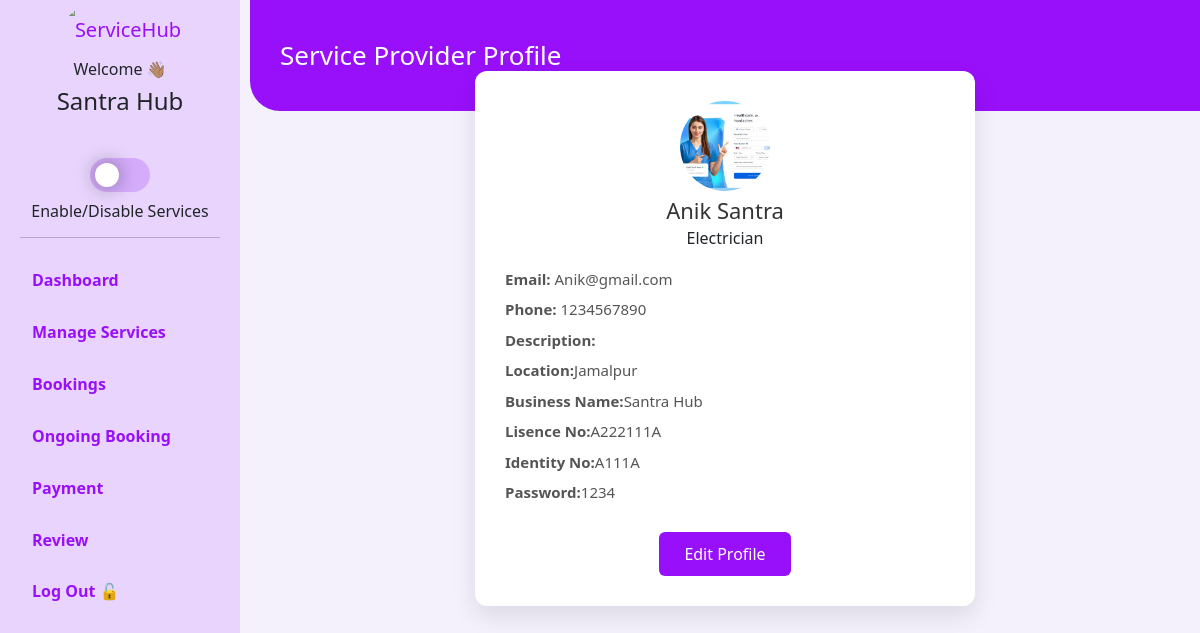
Screenshot of /s_pro/profile-details.php (signed in) with the database file from the repository.
### tables this page shows
CREATE TABLE `service_providers` (
  `provider_id` int(11) NOT NULL,
  `image` text NOT NULL,
  `service_id` int(10) NOT NULL,
  `description` text NOT NULL,
  `approved_action` enum('pending','approved','rejected') NOT NULL,
  `created_at` timestamp NOT NULL DEFAULT current_timestamp(),
  `businessname` varchar(50) NOT NULL,
  `lisenceno` text NOT NULL,
  `identityno` text NOT NULL,
  `identityimage` text NOT NULL,
  `email` text NOT NULL,
  `phone` varchar(15) DEFAULT NULL,
  `provider_name` varchar(100) NOT NULL,
  `password` text NOT NULL,
  `address` text NOT NULL
);

CREATE TABLE `service` (
  `service_id` int(11) NOT NULL,
  `service_name` varchar(20) NOT NULL,
  `image` text NOT NULL
);

### s_pro/profile-details.php (the view, shortened to what this page needs)
<!DOCTYPE html>
<html lang="en">
<head>
  <link rel="stylesheet" href="style.css">
    <link href="https://cdn.jsdelivr.net/npm/bootstrap@5.3.2/dist/css/bootstrap.min.css" rel="stylesheet">
    <link rel="stylesheet" href="https://cdnjs.cloudflare.com/ajax/libs/font-awesome/6.5.0/css/all.min.css">
</head>
<body>
  <?php include 'sidebar.php'; ?>
  <div class="profile-container">
    <div class="profile-header">
      <h2>Service Provider Profile</h2>
    </div>
    <?php
        include_once "connection.php";
        $res=mysqli_query($con,"select service_providers.* ,service.service_name from service_providers inner join service on
        service_providers.service_id =service.service_id where email='".$_SESSION['email']."'");
        $row=mysqli_fetch_array($res);
    ?>
    <div class="profile-card">
      <form action="upload.php" method="POST" enctype="multipart/form-data">
  <label for="file-upload" class="profile-container1">
    <img src="./uploads2/<?php echo $row['image'] ?>" alt="Profile Picture" class="profile-img1">
  </label>
</form>
      <h3><?php  echo $row['provider_name'] ?></h3>
      <h6><?php  echo $row['service_name'] ?></h6>
      <div class="details">
        <p><strong>Email:</strong> <?php  echo $row['email'] ?></p>
        <p><strong>Phone:</strong> <?php  echo $row['phone'] ?></p>
        <p><strong>Description:</strong><?php  echo $row['description'] ?></p>
        <p><strong>Location:</strong><?php  echo $row['address'] ?></p>
        <p><strong>Business Name:</strong><?php  echo $row['businessname'] ?></p>
        <p><strong>Lisence No:</strong><?php  echo $row['lisenceno'] ?></p>
        <p><strong>Identity No:</strong><?php  echo $row['identityno'] ?></p>
        <p><strong>Password:</strong><?php  echo $row['password'] ?></p>
      </div>
      <a href="profile_update.php"><button class="edit-btn">Edit Profile</button></a>
    </div>
  </div>
</body>
</html>

### s_pro/sidebar.php (shortened to what this page needs)
<?php
include_once "connection.php";
$res = mysqli_query($con, "SELECT service_providers.*, service.service_name
    FROM service_providers
    INNER JOIN service ON service_providers.service_id = service.service_id
    WHERE service_providers.provider_id = " . $_SESSION['provider_id']);
$row = mysqli_fetch_assoc($res);
?>
<div class="sidebar">
    <div class="logo">
        <img src="../Homepage/assets/images/logo.png" alt="ServiceHub" class="circle">
        <h6>Welcome 👋🏽</h6>
        <h4><?php echo $row['businessname'] ?></h4><br>
        <label class="switch">
            <span class="slider"></span>
        </label>
        <h6>Enable/Disable Services</h6>
        <hr>
    </div>
    <nav>
        <a href="dash.php" class="main-link">Dashboard</a>
        <a href="manageservices.php" class="main-link">Manage Services</a>
        <a href="bookings.php" class="main-link">Bookings</a>
        <a href="ongoingbooking.php" class="main-link">Ongoing Booking</a>
        <a href="pay.php" class="main-link">Payment</a>
        <a href="rvu.php" class="main-link">Review</a>
        <a href="lout.php" class="main-link logout">Log Out 🔓</a>
    </nav>
</div>

### s_pro/style.css (style rules this page uses)
body { margin: 0; font-family: 'Segoe UI', Tahoma, Geneva, Verdana, sans-serif; background-color: #f5f2fa; }
.sidebar { width: 240px; height: 100vh; background-color: #e8d4fc; position: fixed; top: 0; left: 0; padding: 0 20px; box-sizing: border-box; min-height: 100vh; }
.logo { text-align: center; margin-bottom: 10px; }
.circle { width: 100px; height: 100px; color: #9810FA; font-size: 20px; line-height: 60px; border-radius: 50%; }
nav { display: flex; flex-direction: column; }
.main-link { display: block; margin: 6px 0; border-radius: 6px; transition: all 0.15s ease; color: #9810FA; font-weight: bold; text-decoration: none; font-size: 16px; cursor: pointer; padding: 8px 12px; position: relative; }
.logout { margin-top: 5px; font-size: 16px; }

### s_pro/profile-details.php (style rules this page uses)
body { margin: 0; font-family: 'Segoe UI', sans-serif; background: #f4f1fc; }
.profile-container { margin-left: 250px; }
.profile-header { background-color: #9810FA; color: white; padding: 40px 30px; border-bottom-left-radius: 30px; }
.profile-header h2 { margin: 0; font-size: 26px; }
.profile-card { background: #fff; max-width: 500px; margin: -40px auto 30px; border-radius: 12px; box-shadow: 0 10px 25px rgba(0, 0, 0, 0.1); padding: 30px; text-align: center; }
.profile-card h3 { margin: 0 0 5px; font-size: 22px; color: #333; }
.details { margin-top: 20px; text-align: left; }
.details p { margin: 8px 0; font-size: 15px; color: #555; }
.edit-btn { margin-top: 20px; padding: 10px 25px; background: #9810FA; color: white; border: none; border-radius: 6px; cursor: pointer; transition: 0.3s; }
.profile-container1 { position: relative; width: 90px; height: 90px; border-radius: 50%; overflow: hidden; cursor: pointer; }
.profile-img1 { width: 100%; height: 100%; object-fit: cover; display: block; }

### s_pro/sidebar.php (style rules this page uses)
.switch { font-size: 17px; position: relative; display: inline-block; width: 3.5em; height: 2em; margin: 10px; }
.slider { position: absolute; cursor: pointer; inset: 0; background: #d4acfb; border-radius: 50px; transition: all 0.4s cubic-bezier(0.23, 1, 0.320, 1); }
.slider:before { position: absolute; content: ""; height: 1.4em; width: 1.4em; left: 0.3em; bottom: 0.3em; background-color: white; border-radius: 50px; box-shadow: 0 0px 20px rgba(0, 0, 0, 0.4); transition: all 0.4s cubic-bezier(0.175, 0.885, 0.32, 1.275); }

### rows the page displays
service_providers: businessname "Santra Hub", image (picture), provider_name "Anik Santra", service.service_name "Electrician", email "Anik@gmail.com", phone "1234567890", address "Jamalpur", lisenceno "A222111A", identityno "A111A", password "1234"
